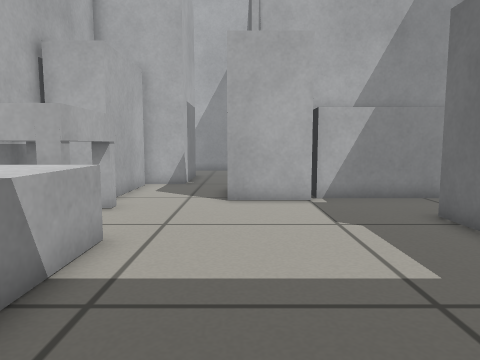
[1] (above)

13 first-person views from a walk through a Gazebo world. The camera is 0.46 m above the floor, tilts 6° down and sees 70° across. The floor is counted in squares, 0.25 m on a side. Each view is taken from the middle of a square. On the plan, view 1 faces up. The plan holds only what a view shows up to about 17 squares ahead; the rest is blank.

[2]
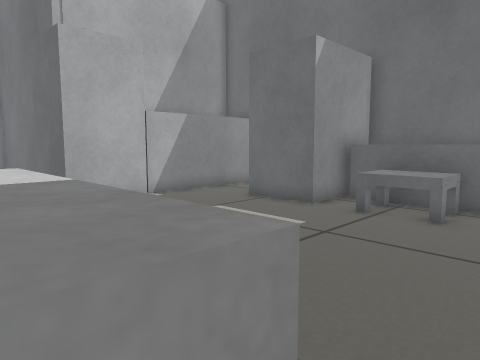

[3]
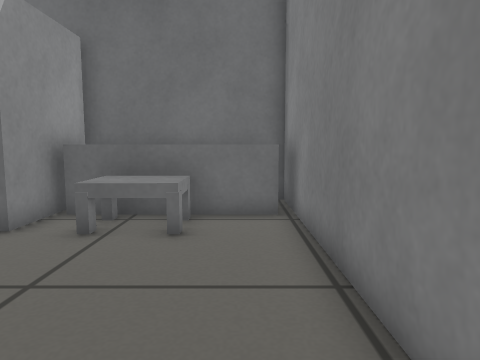

[4]
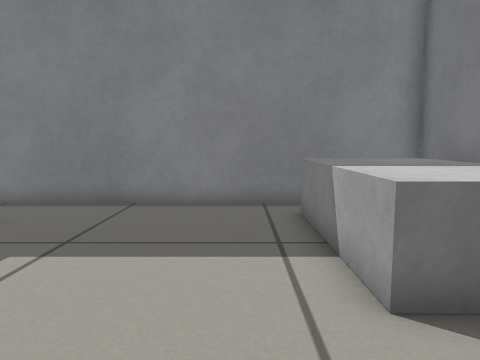

[5]
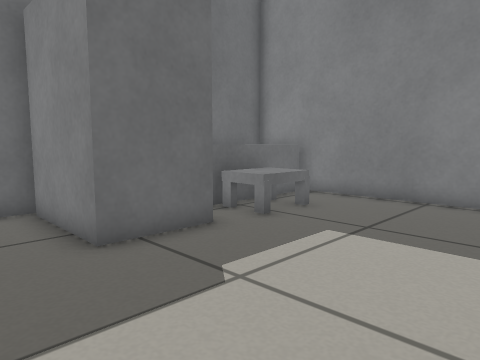

[6]
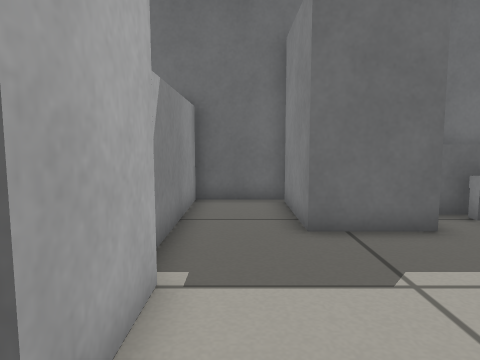

[7]
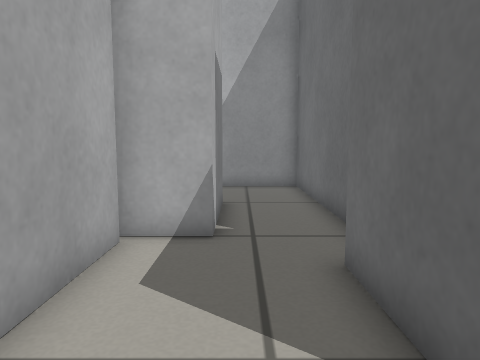

[8]
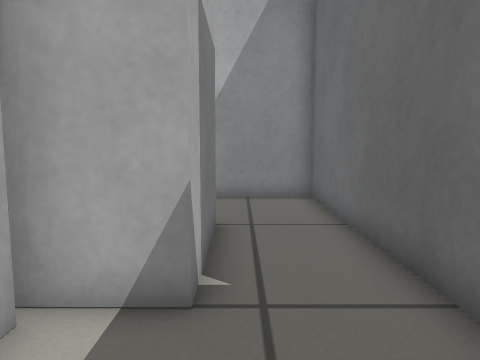

[9]
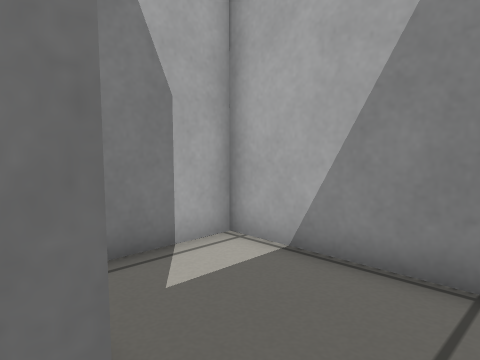

[10]
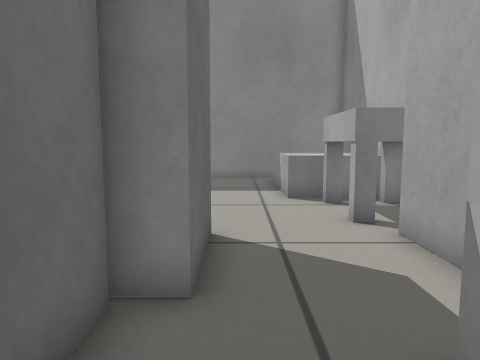

[11]
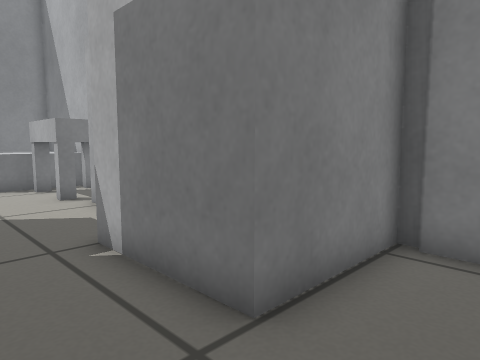

[12]
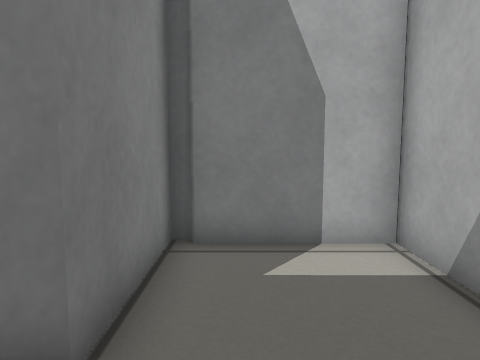

[13]
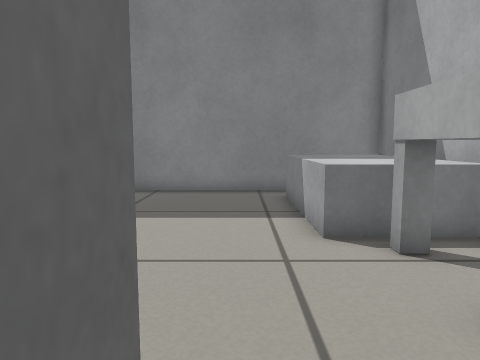

### Floor plan
Ten units are one square. View 1 is at (0, 0); x grows to the right and y downward. Boxes are objects, and circles mark ways between rooms. Rooms are numbered by the first view taken in them; rooms with no view inside come last. Other rooms are left out.
<svg viewBox="-69 -244 166 254">
<path fill="none" stroke="#000" d="M24 -111 -4 -111 -4 -141M-36 -101 -36 -71M89 -58 50 -58 50 -86 89 -86M-64 -31 -64 5 92 5M92 -84 92 -124M92 -115 26 -115M-25 -157 -46 -157M-43 -154 -43 -111M-50 -64 -25 -64 -25 -10 -39 -10M65 -22 48 -22 48 -43 65 -43M68 0 68 -55M-64 -197 -25 -197 -25 -157M-4 -141 5 -141 5 -239 -62 -239 -62 -201"/>
<circle cx="-15" cy="-155" r="3" fill="#2a7"/>
<text x="10" y="-60">1</text>
<text x="-20" y="-200">2</text>
</svg>
Room 1 opens to room 2.

Where each view was taken, in squares from view 1:
view 1: 0 up, 0 right, facing up
view 2: 0 up, 4 left, facing up-right
view 3: 1 up, 2 left, facing right
view 4: 10 up, 1 left, facing down
view 5: 11 up, 1 left, facing down-right
view 6: 10 up, 2 left, facing right
view 7: 9 up, 2 left, facing up
view 8: 12 up, 2 left, facing up
view 9: 19 up, 1 left, facing up-left
view 10: 18 up, 1 left, facing down
view 11: 22 up, 0 right, facing down-left
view 12: 21 up, 0 right, facing left
view 13: 13 up, 1 left, facing down
